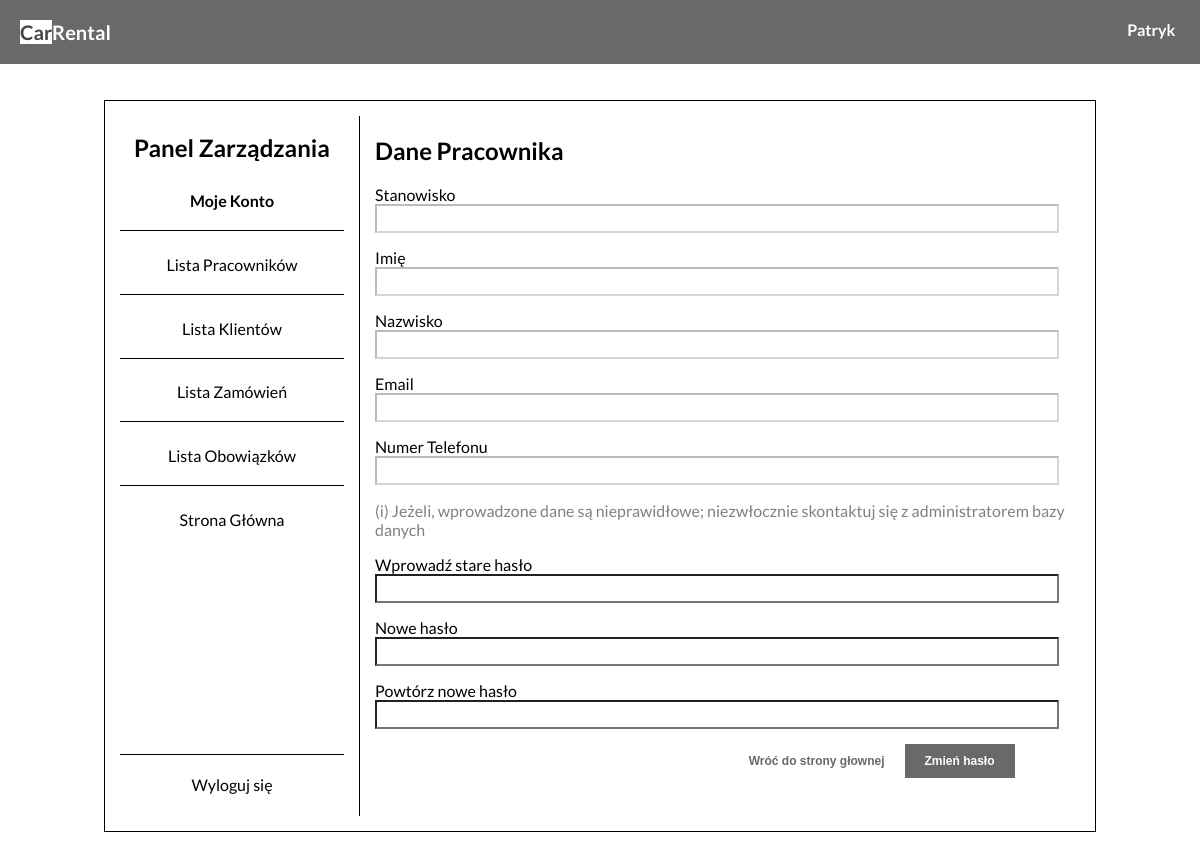
/administration_panel.php (signed in), run on an earlier commit of the app's database.
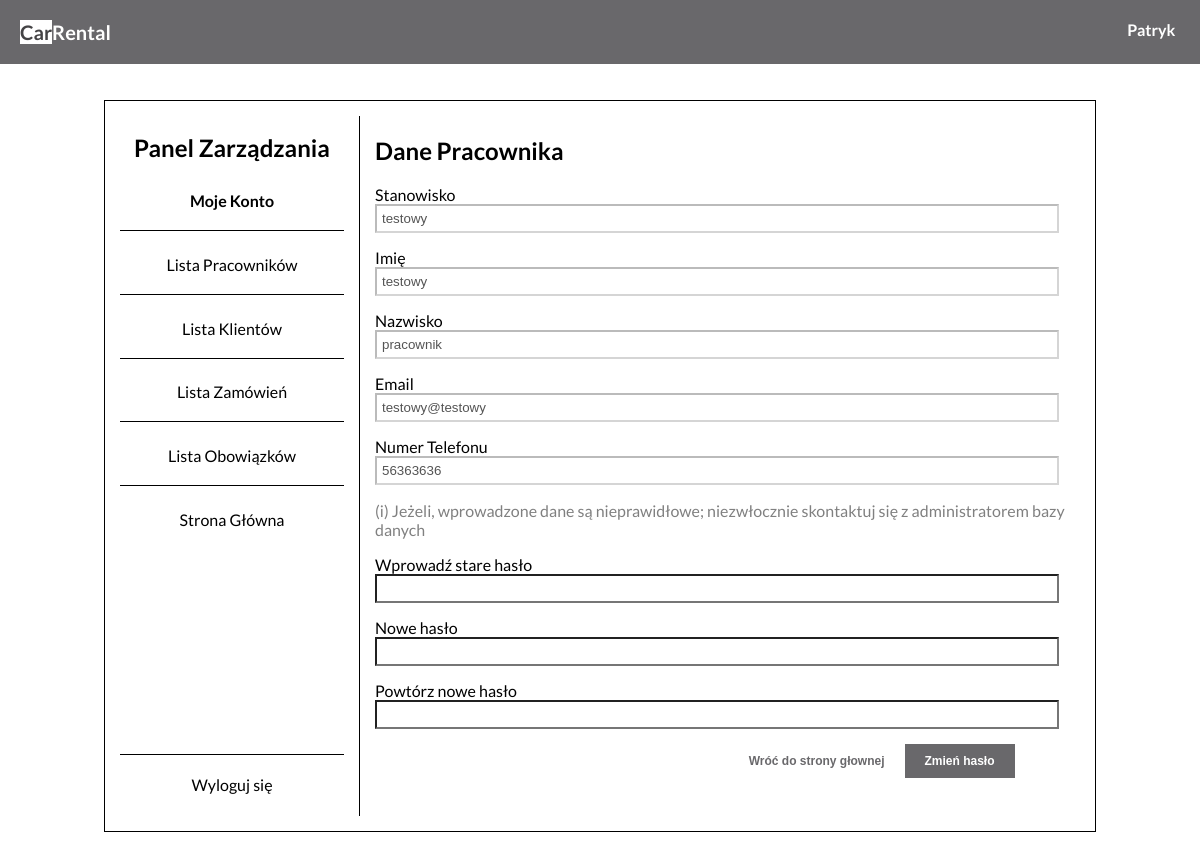
And on a later commit of the database.
### tables this page shows
CREATE TABLE `pracownicy` (
  `idPracownicy` int(11) NOT NULL,
  `Imie` varchar(45) DEFAULT NULL,
  `Nazwisko` varchar(45) DEFAULT NULL,
  `Stanowisko` varchar(45) DEFAULT NULL,
  `Email` varchar(45) DEFAULT NULL,
  `Haslo` varchar(255) DEFAULT NULL,
  `Nr_Telefonu` int(9) NOT NULL
);

### administration_panel.php (the view, shortened to what this page needs)
<?php
include("scripts/header.php");
include("config/config.inc.php");
?>
<?php
if(isset($_SESSION['id'])){
    if(!empty($_SESSION['id'])){
        $id = $connect -> real_escape_string($_SESSION['id']);
        $sql = "SELECT * FROM pracownicy WHERE idPracownicy = ".$id.";";
        $result_edit = $connect -> query($sql) -> fetch_assoc();
    }
}
        ?>
    <div class="panel">
        <div class="panel_navigation">
            <h2 class="panel_title">Panel Zarządzania</h2>
            <a href="#" class="panel_option pan_opt1"><b>Moje Konto</b></a>
            <a href="list_of_employee.php" class="panel_option pan_opt2">Lista Pracowników</a>
            <a href="list_of_clients.php" class="panel_option pan_opt3">Lista Klientów</a>
            <a href="list_of_orders.php" class="panel_option pan_opt4">Lista Zamówień</a>
            <a href="list_of_duty.php" class="panel_option pan_opt5">Lista Obowiązków</a>
            <a href="index.php" class="panel_option pan_opt6">Strona Główna</a>
            <a href="scripts/logout-exe.php" class="panel_option pan_opt7">Wyloguj się</a>
        </div>
        <div class="panel_content">
            <h2>Dane Pracownika</h2>
                <div class="content_info">
                    <label for="Stanowisko">Stanowisko</label><br>
                    <input type="text" class="content_info_input" id="Stanowisko" name="Stanowisko" placeholder="" value="<?php echo $result_edit['Stanowisko']; ?>" disabled>
                </div>
                <div class="content_info">
                    <label for="Imie">Imię</label><br>
                    <input type="text" class="content_info_input" id="Imie" name="Imie" placeholder="" value="<?php echo $result_edit['Imie']; ?>" disabled>
                </div>
                <div class="content_info">
                    <label for="Nazwisko">Nazwisko</label><br>
                    <input type="text" class="content_info_input" id="Nazwisko" name="Nazwisko" placeholder="" value="<?php echo $result_edit['Nazwisko']; ?>" disabled>
                </div>
                <div class="content_info">
                    <label for="Email">Email</label><br>
                    <input type="text" class="content_info_input" id="Email" name="Email" placeholder="" value="<?php echo $result_edit['Email']; ?>" disabled>
                </div>
                <div class="content_info">
                    <label for="Nr_Telefonu">Numer Telefonu</label><br>
                    <input type="text" class="content_info_input" id="Nr_Telefonu" name="Nr_Telefonu" placeholder="" value="<?php echo $result_edit['Nr_Telefonu']; ?>" disabled>
                </div>
                <p style="color: gray;"> (i) Jeżeli, wprowadzone dane są nieprawidłowe; niezwłocznie skontaktuj się z administratorem bazy danych</p>
                <form method="post">
                    <div class="content_info">
                        <label for="old_password">Wprowadź stare hasło</label><br>
                        <input type="password" class="content_info_input" id="old_password" name="old_password" placeholder="" value="" required>
                    </div>
                    <div class="content_info">
                        <label for="new_password">Nowe hasło</label><br>
                        <input type="password" class="content_info_input" id="new_password" name="new_password" placeholder="" value="" required>
                    </div>
                    <div class="content_info">
                        <label for="new_password_check">Powtórz nowe hasło</label><br>
                        <input type="password" class="content_info_input" id="new_password_check" name="new_password_check" placeholder="" value="" required>
                    </div>
                    <div class="button_wraper">
                        <a href="index.php"><button type="button" class="submit_button">Wróć do strony głownej</button></a>
                        <a href="index.php"><button type="submit" class="deny_button">Zmień hasło</button></a>
                    </div>
                </form>
        </div>
    </div>
</body>
</html>

What changed in the data, as far as the page shows it:
added pracownicy: Stanowisko "testowy", Imie "testowy", Nazwisko "pracownik", Email "testowy@testowy", Nr_Telefonu "56363636"
